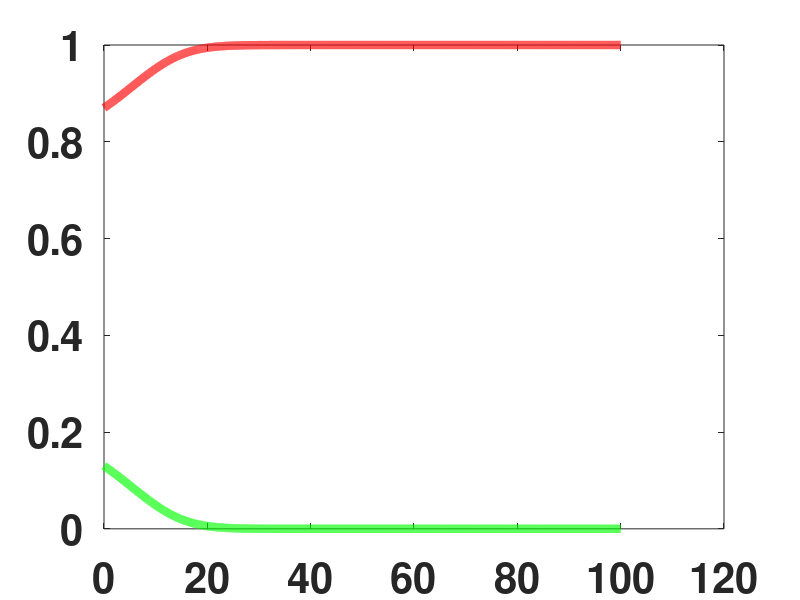

The MATLAB source for this figure:
% A program to solve ODE model for Language survival
% This uses Forward Euler
% D.M. Abrams, S.H. Strogatz 
% ``Modelling the dynamics of language death''
% Nature 424 pp. 900 (2013)
% http://dx.doi.org/10.1088/1367-2630/13/3/033007

% Reproduce results from Figure 5
clear all; format compact; format short;
set(0,'defaultaxesfontsize',30,'defaultaxeslinewidth',.7,...
    'defaultlinelinewidth',6,'defaultpatchlinewidth',3.7,...
    'defaultaxesfontweight','bold')

fig="c";

dt=0.01; % timestep
Nt=10^4; % number of timesteps
a=1.31;  % model parameter
T(1)=0;  % array of times solution is approximated at
c=1;     % time scaling constant

switch fig
 case{"a"}
   s=0.33; X(1)=0.84; Y(1)=1-X(1);
 case{"b"}
   s=0.26; X(1)=0.68; Y(1)=1-X(1);
 case{"c"}
   s=0.40; X(1)=0.87; Y(1)=1-X(1);
 case{"d"}
   s=0.43; X(1)=0.5; Y(1)=1-X(1);
 otherwise
 display("invalid value");
endswitch

for n = 2:Nt+1
 Pyx=c*s*(X(n-1))^a;
 Pxy=c*(1-s)*(1-X(n-1))^a;
 X(n)=X(n-1)+dt*(Y(n-1)*Pyx-X(n-1)*Pxy);
 Y(n)=1-X(n);
 T(n)=T(n-1)+dt;
end
figure(1); clf; plot(T,X,'r-',T,Y,'g-');